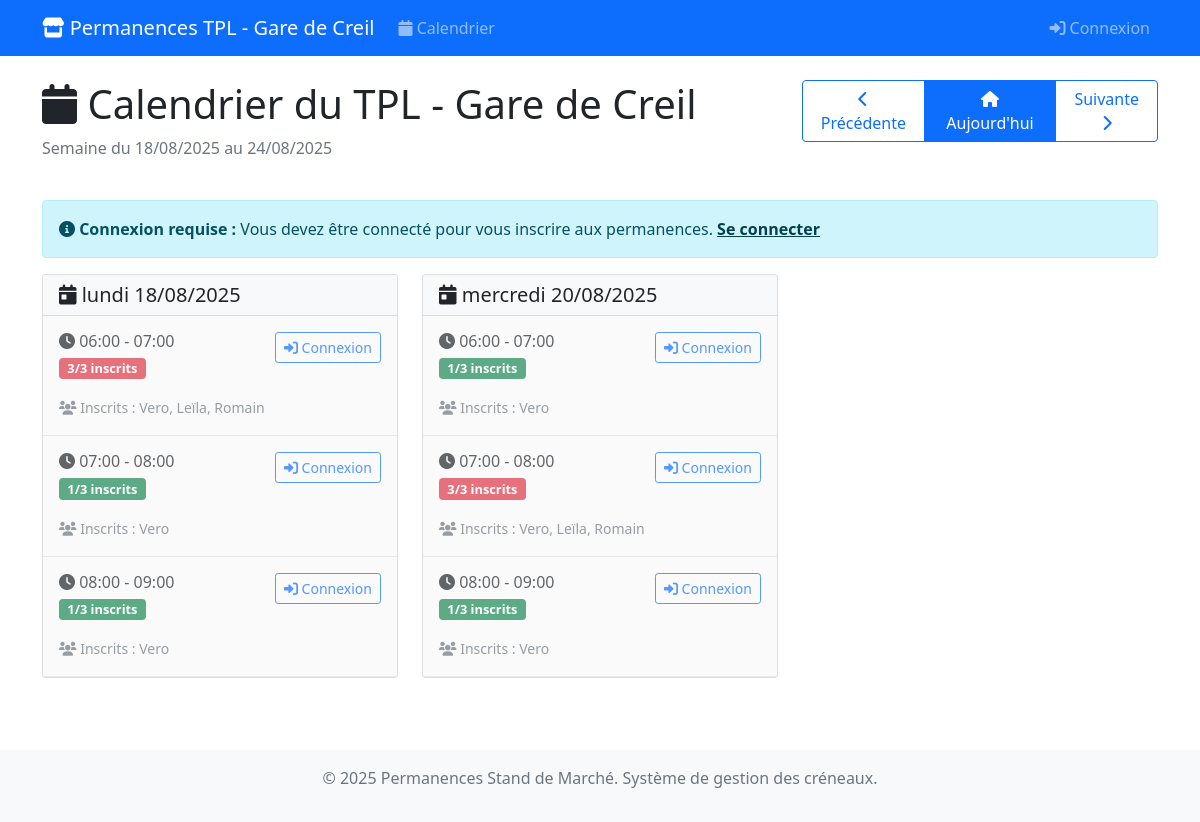
/permanences/?week=2025-08-18, run on the app's committed database.
### permanences/models.py (models this page shows, shortened)
class CreneauHoraire(models.Model):
    date = models.DateField(help_text="Date du créneau")
    heure_debut = models.TimeField(help_text="Heure de début du créneau")
    heure_fin = models.TimeField(help_text="Heure de fin du créneau")
    max_personnes = models.PositiveIntegerField(
        default=3,
        help_text="Nombre maximum de personnes autorisées pour ce créneau"
    )
    actif = models.BooleanField(default=True, help_text="Créneau disponible pour inscription")
    class Meta:
        verbose_name = "Créneau horaire"
        verbose_name_plural = "Créneaux horaires"
        unique_together = ['date', 'heure_debut']
        ordering = ['date', 'heure_debut']
    @property
    def places_disponibles(self):
        try:
            inscriptions_count = self.inscriptions.filter(annulee=False).count()
            return max(0, self.max_personnes - inscriptions_count)
        except Exception:
            return self.max_personnes
    @property
    def complet(self):
        try:
            return self.places_disponibles <= 0
        except Exception:
            return False
    @property
    def est_passe(self):
        try:
            maintenant = datetime.now()
            creneau_datetime = datetime.combine(self.date, self.heure_debut)
            return creneau_datetime < maintenant
        except Exception:
            return False

class Inscription(models.Model):
    utilisateur = models.ForeignKey(
        User,
        on_delete=models.CASCADE,
        related_name='inscriptions',
        help_text="Utilisateur inscrit"
    )
    creneau = models.ForeignKey(
        CreneauHoraire,
        on_delete=models.CASCADE,
        related_name='inscriptions',
        help_text="Créneau horaire"
    )
    date_inscription = models.DateTimeField(
        auto_now_add=True,
        help_text="Date et heure d'inscription"
    )
    annulee = models.BooleanField(default=False, help_text="Inscription annulée")
    date_annulation = models.DateTimeField(
        null=True,
        blank=True,
        help_text="Date et heure d'annulation"
    )
    commentaire = models.TextField(
        blank=True,
        help_text="Commentaire optionnel"
    )
    class Meta:
        verbose_name = "Inscription"
        verbose_name_plural = "Inscriptions"
        unique_together = ['utilisateur', 'creneau']
        ordering = ['-date_inscription']

### permanences/views.py (the view, shortened to what this page needs)
# urls.py: path('', views.calendrier_permanences, name='calendrier'),
def calendrier_permanences(request):
    today = timezone.now().date()
    week_start = request.GET.get('week')
    if week_start:
        try:
            week_start = datetime.strptime(week_start, '%Y-%m-%d').date()
        except ValueError:
            week_start = today - timedelta(days=today.weekday())
    else:
        week_start = today - timedelta(days=today.weekday())
    week_end = week_start + timedelta(days=6)
    creneaux = CreneauHoraire.objects.filter(
        date__range=[week_start, week_end],
        actif=True
    ).prefetch_related('inscriptions__utilisateur').order_by('date', 'heure_debut')
    creneaux_par_jour = {}
    for creneau in creneaux:
        if creneau.date not in creneaux_par_jour:
            creneaux_par_jour[creneau.date] = []
        user_inscription = None
        creneau.user_inscription = user_inscription
        creneaux_par_jour[creneau.date].append(creneau)
    prev_week = week_start - timedelta(days=7)
    next_week = week_start + timedelta(days=7)
    context = {
        'creneaux_par_jour': creneaux_par_jour,
        'week_start': week_start,
        'week_end': week_end,
        'prev_week': prev_week,
        'next_week': next_week,
        'today': today,
    }
    return render(request, 'permanences/calendrier.html', context)

### templates/permanences/calendrier.html (shortened to what this page needs)
{% extends 'base.html' %}
{% block content %}
<div class="row mb-4">
    <div class="col-md-8">
        <h1><i class="fas fa-calendar"></i> Calendrier du TPL - Gare de Creil</h1>
        <p class="text-muted">Semaine du {{ week_start|date:"d/m/Y" }} au {{ week_end|date:"d/m/Y" }}</p>
    </div>
    <div class="col-md-4 text-end">
        <div class="btn-group" role="group">
            <a href="?week={{ prev_week|date:'Y-m-d' }}" class="btn btn-outline-primary">
                <i class="fas fa-chevron-left"></i> Précédente
            </a>
            <a href="?" class="btn btn-primary">
                <i class="fas fa-home"></i> Aujourd'hui
            </a>
            <a href="?week={{ next_week|date:'Y-m-d' }}" class="btn btn-outline-primary">
                Suivante <i class="fas fa-chevron-right"></i>
            </a>
        </div>
    </div>
</div>
{% if not user.is_authenticated %}
<div class="alert alert-info">
    <i class="fas fa-info-circle"></i>
    <strong>Connexion requise :</strong>
    Vous devez être connecté pour vous inscrire aux permanences.
    <a href="{% url 'login' %}" class="alert-link">Se connecter</a>
</div>
{% endif %}
<div class="row">
    {% for date, creneaux in creneaux_par_jour.items %}
    <div class="col-md-6 col-lg-4 mb-4">
        <div class="card">
            <div class="card-header bg-light">
                <h5 class="card-title mb-0">
                    <i class="fas fa-calendar-day"></i>
                    {{ date|date:"l d/m/Y" }}
                </h5>
            </div>
            <div class="card-body p-0">
                {% for creneau in creneaux %}
                <div class="creneau-card p-3 border-bottom
                    {% if creneau.est_passe %}passe{% endif %}
                    {% if creneau.user_inscription %}inscrit{% endif %}">
                    <div class="d-flex justify-content-between align-items-start">
                        <div>
                            <h6 class="mb-1">
                                <i class="fas fa-clock"></i>
                                {{ creneau.heure_debut|time:"H:i" }} - {{ creneau.heure_fin|time:"H:i" }}
                            </h6>
                            <div class="mb-2">
                                <span class="badge places-badge
                                    {% if creneau.complet %}bg-danger{% elif creneau.places_disponibles <= 1 %}bg-warning{% else %}bg-success{% endif %}">
                                    {{ creneau.inscriptions.count }}/{{ creneau.max_personnes }} inscrits
                                </span>
                            </div>
                        </div>
                        <div class="text-end">
                            {% if user.is_superuser %}
                                {% if creneau.user_inscription %}
                                    <div class="mb-2">
                                        <span class="badge bg-info">
                                            <i class="fas fa-user"></i> Vous êtes inscrit
                                        </span>
                                    </div>
                                {% endif %}
                                {% if not creneau.est_passe %}
                                    <a href="{% url 'permanences:gestion' %}?week={{ week_start|date:'Y-m-d' }}" class="btn btn-sm btn-primary">
                                        <i class="fas fa-users-cog"></i> Gérer
                                    </a>
                                {% endif %}
                            {% else %}
                                <a href="{% url 'login' %}" class="btn btn-sm btn-outline-primary">
                                    <i class="fas fa-sign-in-alt"></i> Connexion
                                </a>
                            {% endif %}
                        </div>
                    </div>
                    {% if creneau.inscriptions.count > 0 %}
                    <div class="mt-2">
                        <small class="text-muted">
                            <i class="fas fa-users"></i> Inscrits :
                            {% for inscription in creneau.inscriptions.all %}
                                {% if not inscription.annulee %}
                                    {{ inscription.utilisateur.first_name|default:inscription.utilisateur.username }}{% if not forloop.last %}, {% endif %}
                                {% endif %}
                            {% endfor %}
                        </small>
                    </div>
                    {% endif %}
                </div>
                {% empty %}
                <div class="p-3 text-center text-muted">
                    <i class="fas fa-calendar-times"></i>
                    Aucun créneau disponible
                </div>
                {% endfor %}
            </div>
        </div>
    </div>
    {% endfor %}
</div>
{% endblock %}

### templates/base.html (style rules this page uses)
.creneau-card { transition: transform 0.2s; }
.passe { background-color: #f8f9fa; opacity: 0.7; }
.places-badge { font-size: 0.8em; }

### data on the page
CreneauHoraire: date "lundi 18/08/2025", heure_debut "06:00", heure_fin "07:00", inscriptions.count "3", max_personnes "3"
Inscription: utilisateur.first_name "Vero"
Inscription: utilisateur.first_name "Leïla"
Inscription: utilisateur.first_name "Romain"
CreneauHoraire: heure_debut "07:00", heure_fin "08:00", inscriptions.count "1", max_personnes "3"
Inscription: utilisateur.first_name "Vero"
CreneauHoraire: heure_debut "08:00", heure_fin "09:00", inscriptions.count "1", max_personnes "3"
Inscription: utilisateur.first_name "Vero"
CreneauHoraire: date "mercredi 20/08/2025", heure_debut "06:00", heure_fin "07:00", inscriptions.count "1", max_personnes "3"
Inscription: utilisateur.first_name "Vero"
CreneauHoraire: heure_debut "07:00", heure_fin "08:00", inscriptions.count "3", max_personnes "3"
Inscription: utilisateur.first_name "Vero"
Inscription: utilisateur.first_name "Leïla"
Inscription: utilisateur.first_name "Romain"
CreneauHoraire: heure_debut "08:00", heure_fin "09:00", inscriptions.count "1", max_personnes "3"
Inscription: utilisateur.first_name "Vero"

### other printed values
{{ week_start|date:"d/m/Y" }} "18/08/2025"
{{ week_end|date:"d/m/Y" }} "24/08/2025"
